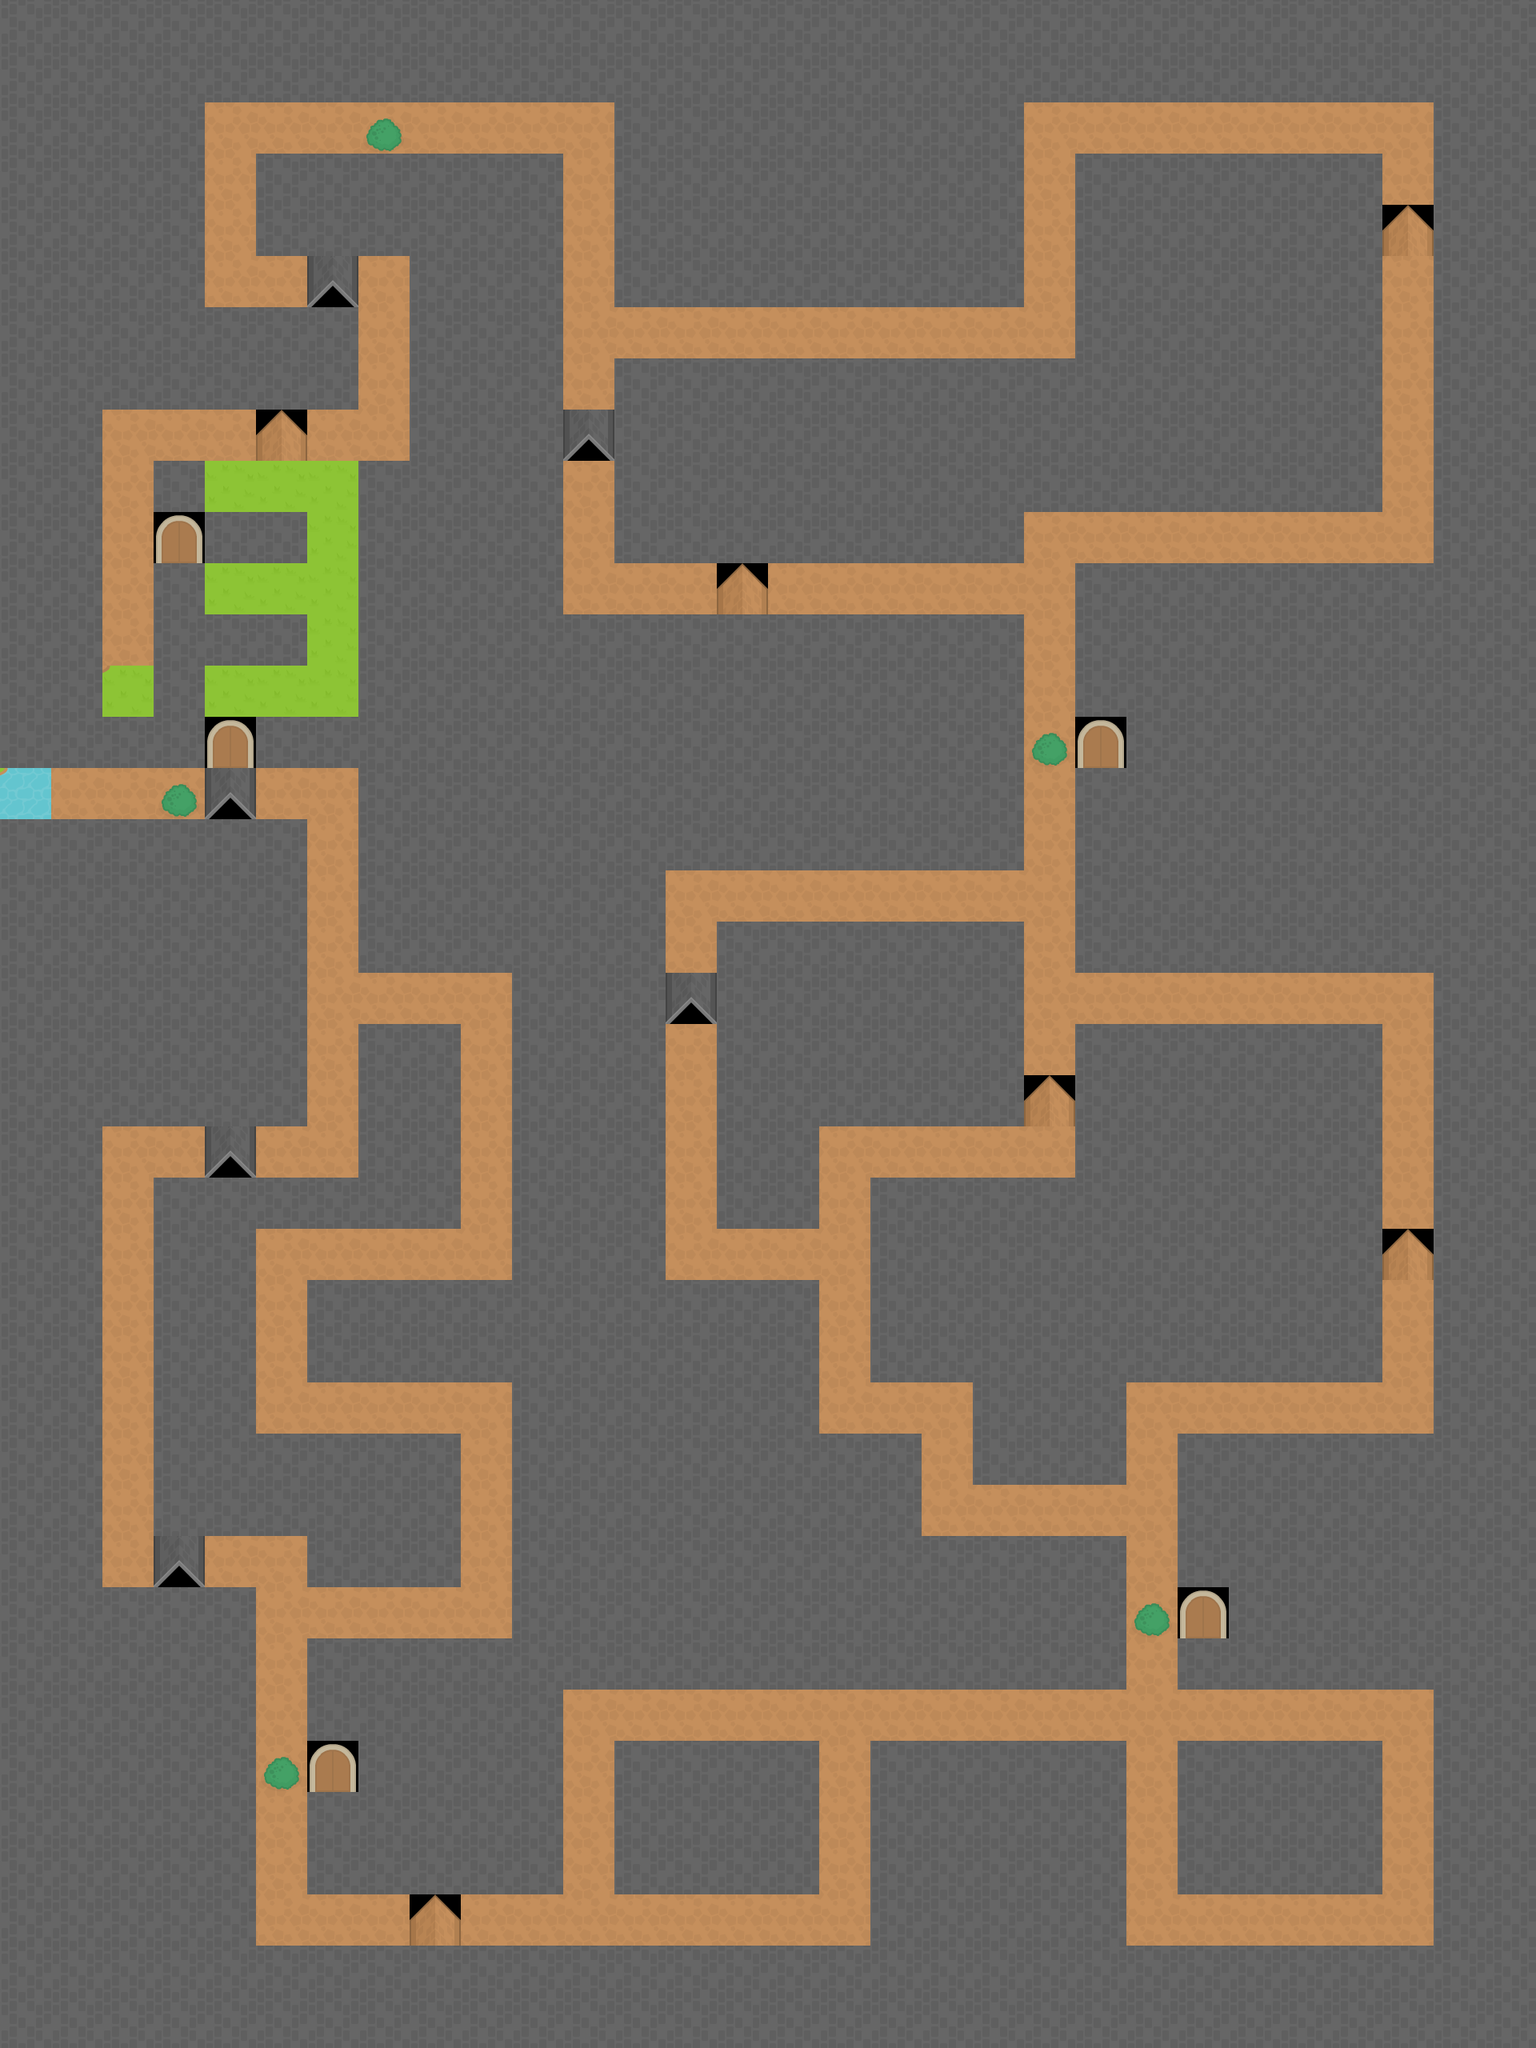

This is a level from a 2D game, rendered from its Tiled map with the project's own tilesets. A one-line summary and the map file follow, with tile-layer data summarised:
An orthogonal 30x40 tile map with 64x64 px tiles, 5 tile layers (Walls, Road, StoryTile, DownTrap, ...) and 61 objects.

<map version="1.2" tiledversion="1.2.2" orientation="orthogonal" renderorder="right-down" width="30" height="40" tilewidth="64" tileheight="64" infinite="0" nextlayerid="14" nextobjectid="89">
 <tileset firstgid="1" source="TemporaryTileset.tsx" />
 <layer id="7" name="Walls" width="30" height="40">
  <data>[1200 cells, 944 non-empty, 3 distinct tile ids]</data>
 </layer>
 <layer id="9" name="Road" width="30" height="40">
  <data>[1200 cells, 244 non-empty, 3 distinct tile ids]</data>
 </layer>
 <layer id="12" name="StoryTile" width="30" height="40">
  <data>[1200 cells, 5 non-empty, 1 distinct tile ids]</data>
 </layer>
 <layer id="10" name="DownTrap" width="30" height="40">
  <data>[1200 cells, 6 non-empty, 1 distinct tile ids]</data>
 </layer>
 <layer id="11" name="UpTrap" width="30" height="40">
  <data>[1200 cells, 6 non-empty, 1 distinct tile ids]</data>
 </layer>
 <objectgroup id="13" name="Level_change">
  <object id="85" x="222" y="461.333">
   <point />
  </object>
  <object id="88" x="159" y="690">
   <point />
  </object>
 </objectgroup>
 <objectgroup color="#80006400" id="3" name="WallLayer1" opacity="0.47">
  <object id="14" x="194" y="579" width="506" height="379" />
  <object id="15" x="518" y="192" width="184" height="400" />
  <object id="16" x="322" y="195" width="286" height="123" />
  <object id="17" x="2" y="895.636" width="187" height="60.3636" />
  <object id="18" x="0" y="62" width="252" height="446" />
  <object id="19" x="58" y="480" width="68" height="420.606" />
  <object id="20" x="240" y="389" width="205" height="119" />
  <object id="21" x="194" y="2" width="728" height="122" />
  <object id="22" x="772" y="128" width="510" height="252" />
  <object id="23" x="1216" y="-2" width="608" height="130" />
  <object id="24" x="773" y="453" width="505" height="247" />
  <object id="25" x="1344" y="194" width="382" height="444" />
  <object id="26" x="1258" y="448" width="122" height="190" />
  <object id="27" x="1792" y="100" width="66" height="804" />
  <object id="28" x="1792" y="890" width="64" height="1600" />
  <object id="29" x="1346" y="706" width="454" height="510" />
  <object id="30" x="1090" y="1470" width="636" height="258" />
  <object id="31" x="1218" y="1726" width="192" height="128" />
  <object id="33" x="1344" y="1280" width="382" height="204" />
  <object id="34" x="898" y="1152" width="380" height="254" />
  <object id="35" x="900" y="1406" width="122" height="128" />
  <object id="36" x="1472" y="1794" width="320" height="316" />
  <object id="37" x="1472" y="2174" width="254" height="194" />
  <object id="38" x="770" y="2174" width="254" height="192" />
  <object id="39" x="1090" y="2176" width="316" height="266" />
  <object id="40" x="274" y="2428" width="1546" height="46" />
  <object id="41" x="384" y="2050" width="318" height="316" />
  <object id="42" x="640" y="1916" width="766" height="198" />
  <object id="43" x="386" y="1600" width="634" height="130" />
  <object id="44" x="642" y="1786" width="508" height="146" />
  <object id="45" x="638" y="1706" width="384" height="108" />
  <object id="46" x="382" y="1788" width="196" height="194" />
  <object id="47" x="322" y="1792" width="64" height="128" />
  <object id="48" x="194" y="1540" width="128" height="382" />
  <object id="49" x="192" y="1472" width="386" height="64" />
  <object id="50" x="450" y="1278" width="126" height="202" />
  <object id="52" x="118" y="1984" width="202" height="458" />
  <object id="53" x="60" y="1392" width="68" height="618" />
  <object id="54" x="-2" y="1030.67" width="384" height="375.333" />
  <object id="55" x="448" y="952" width="382" height="264" />
  <object id="56" x="678" y="773" width="600" height="311" />
  <object id="57" x="640" y="1196" width="190" height="450" />
 </objectgroup>
 <objectgroup color="#ffff00" id="8" name="Story_tiles">
  <object id="70" x="480.969" y="172.758">
   <point />
  </object>
  <object id="71" x="1315.15" y="933.333">
   <point />
  </object>
  <object id="72" x="1439.39" y="2030.3">
   <point />
  </object>
  <object id="73" x="354.545" y="2218.18">
   <point />
  </object>
  <object id="74" x="226.848" y="1000.97">
   <point />
  </object>
 </objectgroup>
 <objectgroup color="#ff0000" id="5" name="Down_trap">
  <object id="59" x="736" y="548">
   <point />
  </object>
  <object id="60" x="860" y="1256">
   <point />
  </object>
  <object id="61" x="284" y="1456">
   <point />
  </object>
  <object id="62" x="220" y="1964">
   <point />
  </object>
  <object id="81" x="417" y="365">
   <point />
  </object>
  <object id="83" x="288" y="1001">
   <point />
  </object>
 </objectgroup>
 <objectgroup color="#0000ff" id="4" name="Up_trap">
  <object id="64" x="924" y="748">
   <point />
  </object>
  <object id="65" x="1756" y="296">
   <point />
  </object>
  <object id="66" x="1312" y="1392">
   <point />
  </object>
  <object id="67" x="1764" y="1584">
   <point />
  </object>
  <object id="68" x="540" y="2416">
   <point />
  </object>
  <object id="82" x="351" y="560">
   <point />
  </object>
 </objectgroup>
</map>
